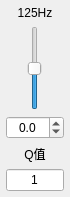
          <widget class="QWidget" name="bandWgt_3" native="true">
           <property name="sizePolicy">
            <sizepolicy hsizetype="Fixed" vsizetype="Preferred">
             <horstretch>0</horstretch>
             <verstretch>0</verstretch>
            </sizepolicy>
           </property>
           <property name="maximumSize">
            <size>
             <width>70</width>
             <height>16777215</height>
            </size>
           </property>
           <layout class="QVBoxLayout" name="verticalLayout_4">
            <property name="leftMargin">
             <number>6</number>
            </property>
            <property name="topMargin">
             <number>6</number>
            </property>
            <property name="rightMargin">
             <number>6</number>
            </property>
            <property name="bottomMargin">
             <number>6</number>
            </property>
            <item>
             <widget class="QLabel" name="lab_freq_3">
              <property name="sizePolicy">
               <sizepolicy hsizetype="Preferred" vsizetype="Preferred">
                <horstretch>0</horstretch>
                <verstretch>0</verstretch>
               </sizepolicy>
              </property>
              <property name="contextMenuPolicy">
               <enum>Qt::NoContextMenu</enum>
              </property>
              <property name="text">
               <string>125Hz</string>
              </property>
              <property name="alignment">
               <set>Qt::AlignCenter</set>
              </property>
             </widget>
            </item>
            <item>
             <widget class="QSlider" name="slider_band_3">
              <property name="sizePolicy">
               <sizepolicy hsizetype="Preferred" vsizetype="Expanding">
                <horstretch>0</horstretch>
                <verstretch>0</verstretch>
               </sizepolicy>
              </property>
              <property name="minimum">
               <number>-300</number>
              </property>
              <property name="maximum">
               <number>300</number>
              </property>
              <property name="singleStep">
               <number>1</number>
              </property>
              <property name="pageStep">
               <number>10</number>
              </property>
              <property name="orientation">
               <enum>Qt::Vertical</enum>
              </property>
             </widget>
            </item>
            <item>
             <widget class="QDoubleSpinBox" name="spinBox_boost_3">
              <property name="alignment">
               <set>Qt::AlignCenter</set>
              </property>
              <property name="decimals">
               <number>1</number>
              </property>
              <property name="minimum">
               <double>-30.000000000000000</double>
              </property>
              <property name="maximum">
               <double>30.000000000000000</double>
              </property>
              <property name="singleStep">
               <double>0.100000000000000</double>
              </property>
             </widget>
            </item>
            <item>
             <widget class="QLabel" name="lab_Q_3">
              <property name="sizePolicy">
               <sizepolicy hsizetype="Preferred" vsizetype="Preferred">
                <horstretch>0</horstretch>
                <verstretch>0</verstretch>
               </sizepolicy>
              </property>
              <property name="contextMenuPolicy">
               <enum>Qt::NoContextMenu</enum>
              </property>
              <property name="text">
               <string>Q值</string>
              </property>
              <property name="alignment">
               <set>Qt::AlignCenter</set>
              </property>
             </widget>
            </item>
            <item>
             <widget class="QLineEdit" name="edt_Q_3">
              <property name="sizePolicy">
               <sizepolicy hsizetype="Preferred" vsizetype="Fixed">
                <horstretch>0</horstretch>
                <verstretch>0</verstretch>
               </sizepolicy>
              </property>
              <property name="text">
               <string>1</string>
              </property>
              <property name="alignment">
               <set>Qt::AlignCenter</set>
              </property>
             </widget>
            </item>
           </layout>
          </widget>
